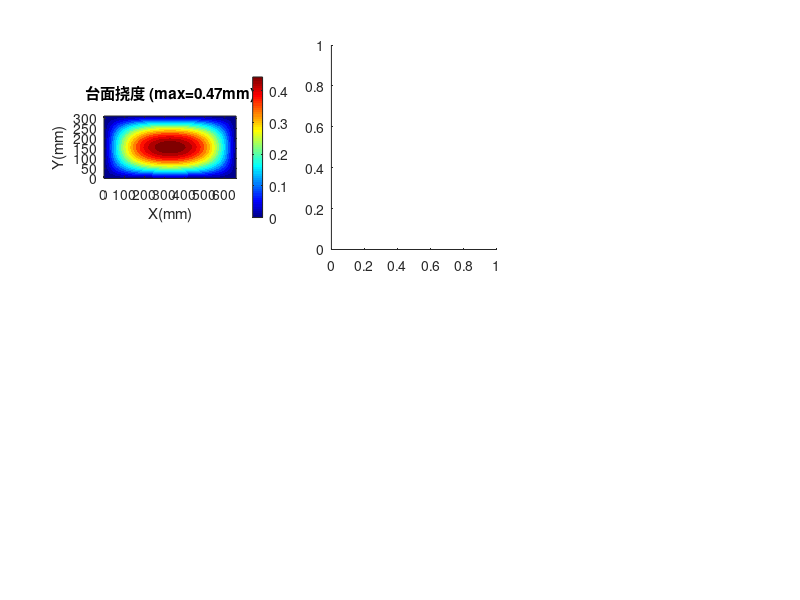

The MATLAB source for this figure: (Note: this script raises an error after producing the figure.)
%% 剪叉式升降台有限元分析与强度校核
clear; clc; close all;  % 清空工作区、命令行、关闭图形窗口

E = 206000;  nu = 0.3;  % Q235钢材弹性模量(MPa)和泊松比
sigma_allow = 235/1.5;  % 许用应力，屈服强度235MPa除以安全系数1.5

%% ===== 基本设计参数 =====
L_arm = 600;   alpha_low = 19.10;   beta_low = alpha_low/2;  % 臂长600mm，最低位夹角及半角
Q_load = 50;  % 额定载重50kg
F_load = Q_load * 9.81;  % 额定载荷换算为重力(N)
F_arm  = F_load / (4 * sind(beta_low));  % 每根臂杆的轴向力，由静力平衡推导

B_arm = 4.8;   H_arm = 36;  % 臂杆截面尺寸：厚4.8mm，宽36mm（扁钢竖直放置）
A_sec = B_arm * H_arm;  % 臂杆截面积(mm²)
I_strong = B_arm * H_arm^3 / 12;  % 强轴惯性矩(mm⁴)，竖直面内抗弯
I_weak   = H_arm * B_arm^3 / 12;  % 弱轴惯性矩(mm⁴)，侧向抗弯
W_strong = I_strong / (H_arm/2);  % 强轴截面模量(mm³)

a_plt = 660;  b_plt = 312;  t_plt = 3;  % 台面尺寸：长660mm，宽312mm，厚3mm
q_plt = F_load/(a_plt*b_plt);  % 台面均布载荷(MPa)
D_plate = E*t_plt^3/(12*(1-nu^2));  % 薄板弯曲刚度(N·mm)

D_pin = 18;  % 销轴直径18mm

fprintf('========== 剪叉升降台 FEA (Q=%.0fkg) ==========\n', Q_load);  % 打印标题
fprintf('臂: %.0f×%.0fmm 扁钢, L=%.0fmm\n\n', B_arm, H_arm, L_arm);  % 打印臂截面参数

%% ===== Part 1: 台面板Navier级数解 =====
fprintf('--- Part 1: 台面弯曲 (%.0f×%.0f×%.0fmm) ---\n', a_plt, b_plt, t_plt);  % 打印台面尺寸

w_c = 0;  Mx_c = 0;  My_c = 0;  % 初始化中心点挠度、X向弯矩、Y向弯矩
for m = 1:2:81  % m为X方向级数项，取奇数1,3,5,...,81
    sm = sin(m*pi/2);  % sin(mπ/2)，中心点三角函数值
    for n = 1:2:81  % n为Y方向级数项，取奇数1,3,5,...,81
        sn = sin(n*pi/2);  % sin(nπ/2)，中心点三角函数值
        amn = (m/a_plt)^2 + (n/b_plt)^2;  % 级数分母因子
        w_c  = w_c  + 16*q_plt/(pi^6*D_plate*m*n*amn^2)*sm*sn;  % Navier解挠度级数累加
        Mx_c = Mx_c + 16*q_plt/(pi^4*m*n*amn^2)*((m/a_plt)^2+nu*(n/b_plt)^2)*sm*sn;  % X向弯矩级数累加
        My_c = My_c + 16*q_plt/(pi^4*m*n*amn^2)*((n/b_plt)^2+nu*(m/a_plt)^2)*sm*sn;  % Y向弯矩级数累加
    end
end
sx_c = 6*abs(Mx_c)/t_plt^2;  % 由X向弯矩计算X向弯曲应力
sy_c = 6*abs(My_c)/t_plt^2;  % 由Y向弯矩计算Y向弯曲应力
svm_c = sqrt(sx_c^2 + sy_c^2 - sx_c*sy_c);  % von Mises等效应力

fprintf('  w_max = %.2f mm (L/%.0f)\n', w_c, b_plt/w_c);  % 打印最大挠度及挠跨比
fprintf('  sigma_vm = %.1f MPa (%.0f%%)', svm_c, svm_c/sigma_allow*100);  % 打印等效应力及利用率
if svm_c < sigma_allow, fprintf('  OK\n\n'); else, fprintf('  FAIL\n\n'); end  % 判定台面是否合格

%% ===== Part 2: 臂杆梁单元FEA =====
fprintf('--- Part 2: 臂 FEA (30梁单元, 两端铰支) ---\n');  % 打印FEA参数

n_elem = 30;  n_nodes = n_elem + 1;  L_e = L_arm / n_elem;  % 30个单元，31个节点，单元长度
ndof = 3;  n_dof_total = n_nodes * ndof;  % 每节点3自由度(轴向、横向、转角)，总自由度数
K_glob = zeros(n_dof_total);  F_glob = zeros(n_dof_total, 1);  % 初始化全局刚度矩阵和载荷向量

k_e = @(L) [E*A_sec/L,  0,              0,             -E*A_sec/L,  0,              0;  % 平面梁单元刚度矩阵第1行
            0,           12*E*I_strong/L^3,6*E*I_strong/L^2,0,       -12*E*I_strong/L^3,6*E*I_strong/L^2;  % 第2行
            0,           6*E*I_strong/L^2, 4*E*I_strong/L, 0,       -6*E*I_strong/L^2, 2*E*I_strong/L;  % 第3行
            -E*A_sec/L, 0,              0,             E*A_sec/L,   0,              0;  % 第4行
            0,           -12*E*I_strong/L^3,-6*E*I_strong/L^2,0,    12*E*I_strong/L^3,-6*E*I_strong/L^2;  % 第5行
            0,           6*E*I_strong/L^2, 2*E*I_strong/L, 0,       -6*E*I_strong/L^2, 4*E*I_strong/L];  % 第6行

for ie = 1:n_elem  % 遍历每个单元进行组装
    dof_map = ((ie-1)*ndof+1):((ie+1)*ndof);  % 当前单元对应的全局自由度编号
    K_glob(dof_map, dof_map) = K_glob(dof_map, dof_map) + k_e(L_e);  % 将单元刚度矩阵叠加到全局矩阵
end

fixed_dof = [1, 2, n_dof_total-1];  % 两端铰支约束：左端Ux,Uy固定，右端Uy固定
free_dof  = setdiff(1:n_dof_total, fixed_dof);  % 除去约束后的自由自由度编号

F_glob(n_dof_total-2) = -F_arm;  % 在右端节点施加轴向压力（负号表示受压）

w_s = 7850e-9 * A_sec * 9.81;  % 臂杆自重线分布载荷(N/mm)
for ie = 1:n_elem  % 遍历每个单元施加自重等效节点力
    f_eq = w_s * L_e / 2;  m_eq = w_s * L_e^2 / 12;  % 均布载荷的等效节点力和节点弯矩
    F_glob((ie-1)*ndof+2) = F_glob((ie-1)*ndof+2) + f_eq;  % 左节点横向力叠加
    F_glob((ie-1)*ndof+3) = F_glob((ie-1)*ndof+3) - m_eq;  % 左节点弯矩叠加
    F_glob(ie*ndof+2)     = F_glob(ie*ndof+2)     + f_eq;  % 右节点横向力叠加
    F_glob(ie*ndof+3)     = F_glob(ie*ndof+3)     + m_eq;  % 右节点弯矩叠加
end

U_glob = zeros(n_dof_total, 1);  % 初始化全局位移向量
U_glob(free_dof) = K_glob(free_dof, free_dof) \ F_glob(free_dof);  % 用直接法求解自由自由度位移

ux = U_glob(1:ndof:end);  uy = U_glob(2:ndof:end);  % 提取各节点的轴向位移和横向位移

sigma_ax_elem = zeros(n_elem,1);  sigma_bd_elem = zeros(n_elem,1);  % 初始化各单元轴向应力和弯曲应力
for ie = 1:n_elem  % 遍历每个单元计算应力
    u_e = U_glob(((ie-1)*ndof+1):((ie+1)*ndof));  % 提取当前单元节点位移
    F_e = k_e(L_e) * u_e;  % 由位移反算单元节点力
    N = abs((F_e(4)-F_e(1))/2);  % 单元轴力（两端平均值取绝对值）
    M = max(abs(F_e(3)), abs(F_e(6)));  % 单元最大弯矩（取两端中较大者）
    sigma_ax_elem(ie) = N / A_sec;  % 轴向正应力 = 轴力/面积
    sigma_bd_elem(ie) = M / W_strong;  % 弯曲正应力 = 弯矩/截面模量
end

ecc = 2;  % 偏心距(mm)，与论文一致
M_ecc = 0.5 * F_arm * ecc;  % 偏心附加弯矩(N·mm)，对应论文 M_ecc=0.74N·m
sigma_arm_fea = max(sigma_ax_elem + sigma_bd_elem) + M_ecc / W_strong;  % 臂杆最大组合应力（轴向+弯曲+偏心）
uy_max = max(abs(uy));  % 臂杆最大横向挠度

i_min = sqrt(I_weak/A_sec);  % 弱轴方向的最小回转半径
lam = L_arm / i_min;  % 弱轴方向长细比
F_cr_weak = pi^2 * E * I_weak / L_arm^2;  % 弱轴欧拉临界力
n_buckle = F_cr_weak / F_arm;  % 无支撑时弱轴屈曲安全系数
L_braced = L_arm/2;  % 加中心隔套后的有效长度
F_cr_braced = pi^2 * E * I_weak / L_braced^2;  % 加支撑后的欧拉临界力
n_braced = F_cr_braced / F_arm;  % 加支撑后的屈曲安全系数

fprintf('  F_arm=%.0fN,  w_self=%.4f N/mm\n', F_arm, w_s);  % 打印臂杆轴力和自重线载荷
fprintf('  sigma_axial=%.2f, sigma_bend_max=%.2f, sigma_comb=%.2f MPa (%.0f%%)\n', ...  % 打印应力结果
    max(sigma_ax_elem), max(sigma_bd_elem), sigma_arm_fea, sigma_arm_fea/sigma_allow*100);
fprintf('  uy_max = %.4f mm\n', uy_max);  % 打印最大挠度
fprintf('  弱轴屈曲: lambda=%.0f, Fcr=%.0fN, n=%.1f\n', lam, F_cr_weak, n_buckle);  % 打印无支撑屈曲结果
fprintf('  加支撑后: Leff=%.0fmm, Fcr=%.0fN, n=%.1f', L_braced, F_cr_braced, n_braced);  % 打印加支撑屈曲结果
if n_braced >= 3, fprintf('  OK\n\n'); else, fprintf('  FAIL\n\n'); end  % 判定屈曲是否合格

%% ===== Part 3: 销轴强度校核(45#钢) =====
fprintf('--- Part 3: 销轴 D=%.0fmm (45#钢) ---\n', D_pin);  % 打印销轴直径
sigma_y_pin = 355;  % 45#钢屈服强度(MPa)
tau_y_pin = 0.6 * sigma_y_pin;  % 剪切屈服(MPa)
tau_allow_pin = tau_y_pin / 1.5;  % 许用剪应力(MPa)
L_span = 27;  % 耳板内间距(mm)，对应论文 L_s=27mm
t_ear = 6;  % 耳板厚度(mm)
A_pin = pi*(D_pin/2)^2;  % 销轴截面积(mm²)
F_pin = 2 * tau_allow_pin * A_pin;  % 双剪承载力(N)
M_pin = F_arm * L_span / 4;  % 销轴最大弯矩（简支梁跨中集中力）
W_pin = pi*D_pin^3/32;  % 销轴圆截面抗弯截面模量，对应论文 W=πD³/32
sigma_pin = M_pin / W_pin;  % 销轴最大弯曲应力
sigma_brg = F_arm/(D_pin*t_ear);  % 耳板承压应力，对应论文 σ=F/(D·t)
fprintf('  双剪承载力: %.1f kN\n', F_pin/1000);
fprintf('  弯曲=%.0fMPa, 承压=%.1fMPa  OK\n\n', sigma_pin, sigma_brg);  % 打印销轴校核结果

%% ===== Part 4: 结果可视化 =====
figure('Position', [30, 30, 1500, 500], 'Color', 'w');  % 创建大图窗

% (a) 台面挠度云图
subplot(2,3,1);  % 2行3列第1个子图
nx=25; ny=25; xc=linspace(0,a_plt,nx); yc=linspace(0,b_plt,ny);  % 台面网格划分
Wc=zeros(ny,nx);  % 初始化挠度矩阵
for ix=1:nx  % 遍历X方向网格点
    for iy=1:ny  % 遍历Y方向网格点
        for m=1:2:21  % 级数求和m项（截断至21项以加快计算）
            sm=sin(m*pi*xc(ix)/a_plt);  % X向正弦函数值
            for n=1:2:21  % 级数求和n项
                sn=sin(n*pi*yc(iy)/b_plt);  % Y向正弦函数值
                amn=(m/a_plt)^2+(n/b_plt)^2;  % 分母因子
                Wc(iy,ix)=Wc(iy,ix)+16*q_plt/(pi^6*D_plate*m*n*amn^2)*sm*sn;  % 挠度级数累加
            end
        end
    end
end
[Xc,Yc]=meshgrid(xc,yc);  % 生成网格坐标矩阵
contourf(Xc,Yc,Wc,20,'LineStyle','none');  % 绘制填充等高线图(20级)
colormap jet; colorbar;  % 使用jet颜色映射并添加颜色条
xlabel('X(mm)'); ylabel('Y(mm)');  % 坐标轴标签
title(sprintf('台面挠度 (max=%.2fmm)', w_c));  % 图标题显示最大挠度
axis equal tight;  % 等比例紧凑坐标轴

% (b) 臂杆FEA应力沿长度分布
subplot(2,3,2);  % 2行3列第2个子图
x_elem = linspace(L_e/2, L_arm-L_e/2, n_elem);  % 各单元中心点的X坐标
yyaxis left;  % 激活左Y轴
plot(x_elem, sigma_ax_elem, 'r-', 'LineWidth', 2);  % 绘制轴向应力曲线(红色)
ylabel('轴向应力 (MPa)');  % 左Y轴标签
yyaxis right;  % 激活右Y轴
plot(x_elem, sigma_bd_elem, 'b-', 'LineWidth', 2);  % 绘制弯曲应力曲线(蓝色)
ylabel('弯曲应力 (MPa)');  % 右Y轴标签
xlabel('臂长方向 (mm)');  % X轴标签
title(sprintf('臂 FEA 应力分布 (F_{arm}=%.0fN)', F_arm));  % 图标题
legend('轴向', '弯曲'); grid on;  % 图例和网格

% (c) 臂杆变形（放大500倍显示）
subplot(2,3,3);  % 2行3列第3个子图
x_nodes = linspace(0, L_arm, n_nodes)';  % 节点X坐标列向量
scale = 500;  % 变形放大倍数
plot(x_nodes, zeros(size(x_nodes)), 'k--'); hold on;  % 绘制原始位置虚线
plot(x_nodes + scale*ux, scale*uy, 'b-', 'LineWidth', 2);  % 绘制放大后的变形位置
xlabel('X (mm)'); ylabel(sprintf('变形 ×%d (mm)', scale));  % 坐标轴标签
title(sprintf('臂变形 (max挠度=%.4fmm)', uy_max));  % 图标题
legend('原始', '变形后'); axis equal; grid on;  % 图例、等比例、网格

% (d) 各部件应力对比柱状图
subplot(2,3,4);  % 2行3列第4个子图
vals = [sigma_arm_fea, sigma_pin, svm_c];  % 三个部件的最大应力值
names = categorical({'臂组合','销轴弯曲','台面VM'});  % 类别名称
bar(names, vals); hold on;  % 绘制柱状图
yline(sigma_allow, 'r--', 'LineWidth', 1.5);  % 绘制许用应力参考线
ylabel('应力 (MPa)'); title('各部件最大应力'); grid on;  % 标签和标题

% (e) 屈曲安全系数对比
subplot(2,3,5);  % 2行3列第5个子图
bar(categorical({['无支撑(n=',num2str(round(n_buckle,1)),')'],['加隔套(n=',num2str(round(n_braced,1)),')']}), ...  % 横轴标签
    [n_buckle, n_braced]);  % 两种情况的屈曲安全系数
hold on; yline(3, 'r--', 'LineWidth', 1.5);  % 绘制安全系数要求线n=3
ylabel('安全系数 n'); title('弱轴屈曲: 无支撑 vs 加隔套'); grid on;  % 标签和标题

% (f) 各部件应力裕度
subplot(2,3,6);  % 2行3列第6个子图
bar(categorical({'臂','销轴','台面'}), ...  % 横轴标签
    [sigma_allow-sigma_arm_fea, sigma_allow-sigma_pin, sigma_allow-svm_c]);  % 各部件应力裕度值
ylabel('应力裕度 (MPa)'); title('各部件应力裕度'); grid on;  % 标签、标题、网格

sgtitle(sprintf('剪叉升降台 FEA | %.0f×%.0fmm扁钢 | Q=%.0fkg | 全部合格', ...  % 总标题
    B_arm, H_arm, Q_load), 'FontSize', 14, 'FontWeight', 'bold');

%% ===== 分析结果汇总 =====
fprintf('========== FEA 汇总 ==========\n');  % 打印汇总标题
fprintf('  台面: w=%.2fmm, sigma=%.1fMPa (%.0f%%)\n', w_c, svm_c, svm_c/sigma_allow*100);  % 台面结果
fprintf('  臂:   sigma=%.2fMPa (%.0f%%), 挠度=%.4fmm\n', sigma_arm_fea, sigma_arm_fea/sigma_allow*100, uy_max);  % 臂结果
fprintf('  屈曲: 无支撑n=%.1f, 加隔套n=%.1f\n', n_buckle, n_braced);  % 屈曲结果
fprintf('  销轴: sigma=%.0fMPa\n', sigma_pin);  % 销轴结果
fprintf('\n  额定 %.0fkg: 全部合格\n', Q_load);  % 最终判定
